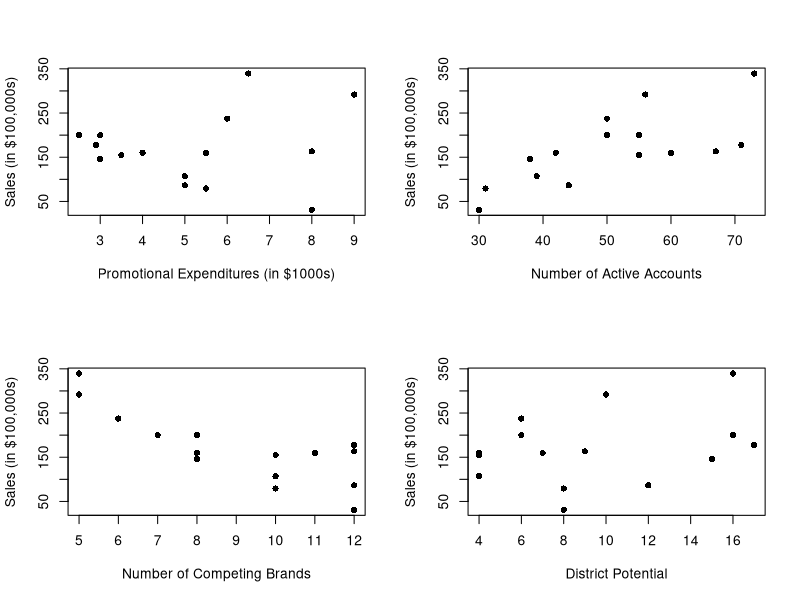
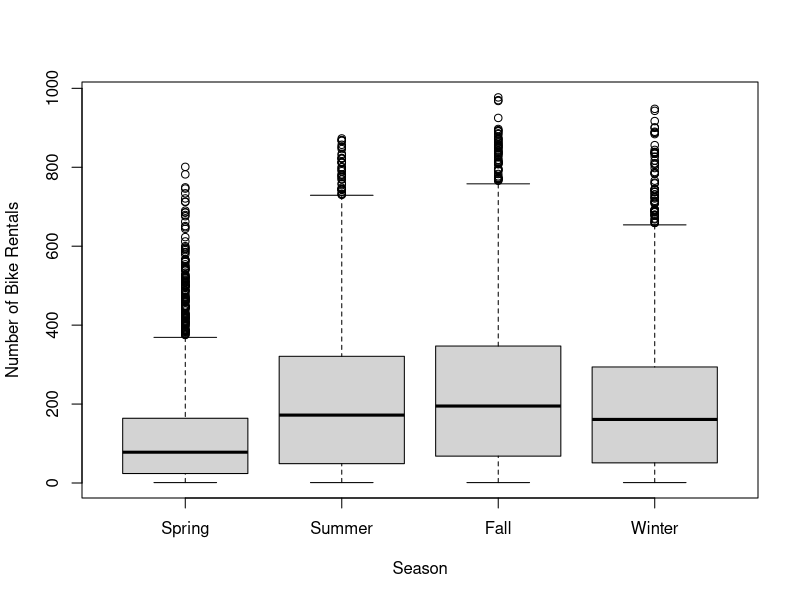

Reproduce these figures in R, in order.
## Additional Sum of Squares Principle

## Consider the "sales" data
setwd("/Users/nstevens/Dropbox/Teaching/STAT_331/Lecture Material/")
sales <- read.csv(file = "sales.csv", header = T)
par(mfrow = c(2,2))
plot(x = sales$X1, y = sales$Y, ylab = "Sales (in $100,000s)", xlab = "Promotional Expenditures (in $1000s)", pch = 16)
plot(x = sales$X2, y = sales$Y, ylab = "Sales (in $100,000s)", xlab = "Number of Active Accounts", pch = 16)
plot(x = sales$X3, y = sales$Y, ylab = "Sales (in $100,000s)", xlab = "Number of Competing Brands", pch = 16)
plot(x = sales$X4, y = sales$Y, ylab = "Sales (in $100,000s)", xlab = "District Potential", pch = 16)

## Full model:
m_full <- lm(Y ~ X1 + X2 + X3 + X4, data = sales)
summary(m_full)
anova(m_full)
SSE_full <- anova(m_full)$`Sum Sq`[5]

## Reduced model (beta1=beta4=0):
m_red <- lm(Y ~ X2 + X3, data = sales)
summary(m_red)
anova(m_red)
SSE_red <- anova(m_red)$`Sum Sq`[3]

## F-statistic
l <- 2
n <- dim(sales)[1]
p <- 4
t <- ((SSE_red - SSE_full)/l) / (SSE_full / (n-p-1))
pval <- pf(q = t, df1 = l, df2 = n-p-1, lower.tail = F)

## Test of overall significance
m_red2 <- lm(Y ~ 1, data = sales)
summary(m_red2)
anova(m_red2)
SSE_red2 <- anova(m_red2)$`Sum Sq`[1]

## F-statistic
l <- 4
n <- dim(sales)[1]
p <- 4
t <- ((SSE_red2 - SSE_full)/l) / (SSE_full / (n-p-1))
pval <- pf(q = t, df1 = l, df2 = n-p-1, lower.tail = F)




## Consider the bike rentals data
setwd("/Users/nstevens/Dropbox/Teaching/STAT_331/Assignments/Assignment 1/")
bike <- read.csv(file = "bike_share.csv", header = T)
par(mfrow = c(1,1))
boxplot(bike$count ~ bike$season, xaxt = "n", ylab = "Number of Bike Rentals", xlab = "Season")
axis(side = 1, at = 1:4, labels = c("Spring", "Summer", "Fall", "Winter"))

## Full model:
m_full <- lm(count ~ factor(season), data = bike)
summary(m_full)
anova(m_full)
SSE_full <- anova(m_full)$`Sum Sq`[2]

## Reduced model (beta1=beta2=beta3=0):
m_red <- lm(count ~ 1, data = bike)
summary(m_red)
anova(m_red)
SSE_red <- anova(m_red)$`Sum Sq`[1]

## F-statistic
l <- 3
n <- dim(bike)[1]
p <- 3
t <- ((SSE_red - SSE_full)/l) / (SSE_full / (n-p-1))
pval <- pf(q = t, df1 = l, df2 = n-p-1, lower.tail = F)

